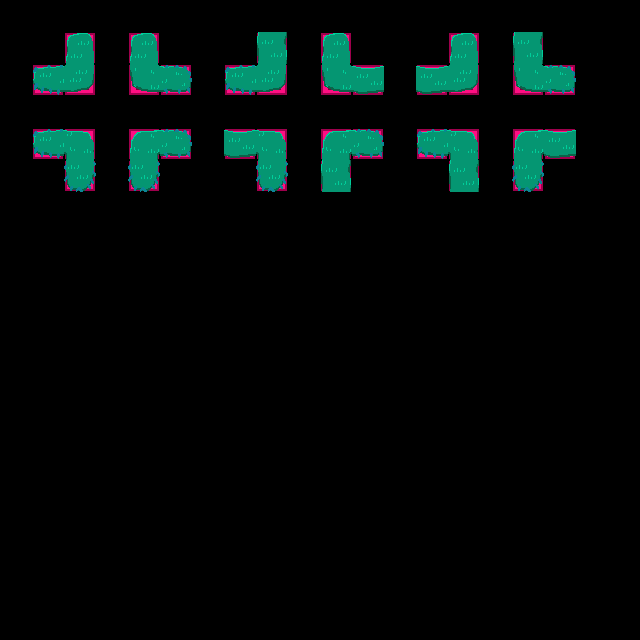

The image is a tile-based game level rendered from a .tmx file. Its description and complete source (layers, tilesets, objects, tile grids) follow:
An orthogonal 20x20 tile map with 32x32 px tiles, 3 tile layers (regions, input_terrain_top, output_terrain_top).

<map version="1.9" tiledversion="1.9.0" orientation="orthogonal" renderorder="right-down" width="20" height="20" tilewidth="32" tileheight="32" infinite="0" nextlayerid="4" nextobjectid="1">
 <tileset firstgid="1" source="../../Tilesets/forest-terrain.tsx" />
 <layer id="1" name="regions" width="20" height="20">
  <data encoding="csv">
0,0,0,0,0,0,0,0,0,0,0,0,0,0,0,0,0,0,0,0,
0,0,8,0,8,0,0,0,8,0,8,0,0,0,8,0,8,0,0,0,
0,8,8,0,8,8,0,8,8,0,8,8,0,8,8,0,8,8,0,0,
0,0,0,0,0,0,0,0,0,0,0,0,0,0,0,0,0,0,0,0,
0,8,8,0,8,8,0,8,8,0,8,8,0,8,8,0,8,8,0,0,
0,0,8,0,8,0,0,0,8,0,8,0,0,0,8,0,8,0,0,0,
0,0,0,0,0,0,0,0,0,0,0,0,0,0,0,0,0,0,0,0,
0,0,0,0,0,0,0,0,0,0,0,0,0,0,0,0,0,0,0,0,
0,0,0,0,0,0,0,0,0,0,0,0,0,0,0,0,0,0,0,0,
0,0,0,0,0,0,0,0,0,0,0,0,0,0,0,0,0,0,0,0,
0,0,0,0,0,0,0,0,0,0,0,0,0,0,0,0,0,0,0,0,
0,0,0,0,0,0,0,0,0,0,0,0,0,0,0,0,0,0,0,0,
0,0,0,0,0,0,0,0,0,0,0,0,0,0,0,0,0,0,0,0,
0,0,0,0,0,0,0,0,0,0,0,0,0,0,0,0,0,0,0,0,
0,0,0,0,0,0,0,0,0,0,0,0,0,0,0,0,0,0,0,0,
0,0,0,0,0,0,0,0,0,0,0,0,0,0,0,0,0,0,0,0,
0,0,0,0,0,0,0,0,0,0,0,0,0,0,0,0,0,0,0,0,
0,0,0,0,0,0,0,0,0,0,0,0,0,0,0,0,0,0,0,0,
0,0,0,0,0,0,0,0,0,0,0,0,0,0,0,0,0,0,0,0,
0,0,0,0,0,0,0,0,0,0,0,0,0,0,0,0,0,0,0,0
</data>
 </layer>
 <layer id="2" name="input_terrain_top" width="20" height="20">
  <data encoding="csv">
0,0,0,0,0,0,0,0,0,0,0,0,0,0,0,0,0,0,0,0,
0,0,15,0,15,0,0,0,32,0,15,0,0,0,15,0,32,0,0,0,
0,6,0,0,0,7,0,6,0,0,0,24,0,24,0,0,0,7,0,0,
0,0,0,0,0,0,0,0,0,0,0,0,0,0,0,0,0,0,0,0,
0,6,0,0,0,7,0,24,0,0,0,7,0,6,0,0,0,24,0,0,
0,0,14,0,14,0,0,0,14,0,32,0,0,0,32,0,14,0,0,0,
0,0,0,0,0,0,0,0,0,0,0,0,0,0,0,0,0,0,0,0,
0,0,0,0,0,0,0,0,0,0,0,0,0,0,0,0,0,0,0,0,
0,0,0,0,0,0,0,0,0,0,0,0,0,0,0,0,0,0,0,0,
0,0,0,0,0,0,0,0,0,0,0,0,0,0,0,0,0,0,0,0,
0,0,0,0,0,0,0,0,0,0,0,0,0,0,0,0,0,0,0,0,
0,0,0,0,0,0,0,0,0,0,0,0,0,0,0,0,0,0,0,0,
0,0,0,0,0,0,0,0,0,0,0,0,0,0,0,0,0,0,0,0,
0,0,0,0,0,0,0,0,0,0,0,0,0,0,0,0,0,0,0,0,
0,0,0,0,0,0,0,0,0,0,0,0,0,0,0,0,0,0,0,0,
0,0,0,0,0,0,0,0,0,0,0,0,0,0,0,0,0,0,0,0,
0,0,0,0,0,0,0,0,0,0,0,0,0,0,0,0,0,0,0,0,
0,0,0,0,0,0,0,0,0,0,0,0,0,0,0,0,0,0,0,0,
0,0,0,0,0,0,0,0,0,0,0,0,0,0,0,0,0,0,0,0,
0,0,0,0,0,0,0,0,0,0,0,0,0,0,0,0,0,0,0,0
</data>
 </layer>
 <layer id="3" name="output_terrain_top" width="20" height="20">
  <data encoding="csv">
0,0,0,0,0,0,0,0,0,0,0,0,0,0,0,0,0,0,0,0,
0,0,0,0,0,0,0,0,0,0,0,0,0,0,0,0,0,0,0,0,
0,0,31,0,30,0,0,0,31,0,30,0,0,0,31,0,30,0,0,0,
0,0,0,0,0,0,0,0,0,0,0,0,0,0,0,0,0,0,0,0,
0,0,23,0,22,0,0,0,23,0,22,0,0,0,23,0,22,0,0,0,
0,0,0,0,0,0,0,0,0,0,0,0,0,0,0,0,0,0,0,0,
0,0,0,0,0,0,0,0,0,0,0,0,0,0,0,0,0,0,0,0,
0,0,0,0,0,0,0,0,0,0,0,0,0,0,0,0,0,0,0,0,
0,0,0,0,0,0,0,0,0,0,0,0,0,0,0,0,0,0,0,0,
0,0,0,0,0,0,0,0,0,0,0,0,0,0,0,0,0,0,0,0,
0,0,0,0,0,0,0,0,0,0,0,0,0,0,0,0,0,0,0,0,
0,0,0,0,0,0,0,0,0,0,0,0,0,0,0,0,0,0,0,0,
0,0,0,0,0,0,0,0,0,0,0,0,0,0,0,0,0,0,0,0,
0,0,0,0,0,0,0,0,0,0,0,0,0,0,0,0,0,0,0,0,
0,0,0,0,0,0,0,0,0,0,0,0,0,0,0,0,0,0,0,0,
0,0,0,0,0,0,0,0,0,0,0,0,0,0,0,0,0,0,0,0,
0,0,0,0,0,0,0,0,0,0,0,0,0,0,0,0,0,0,0,0,
0,0,0,0,0,0,0,0,0,0,0,0,0,0,0,0,0,0,0,0,
0,0,0,0,0,0,0,0,0,0,0,0,0,0,0,0,0,0,0,0,
0,0,0,0,0,0,0,0,0,0,0,0,0,0,0,0,0,0,0,0
</data>
 </layer>
</map>
